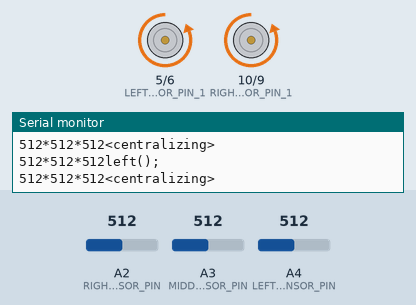
A sketch run on a simulated Arduino Uno, built with avr-gcc and run on an emulated ATmega328P. Shown: motor-driver pin pairs drawn as motors (green arrow = first pin HIGH = forward, orange = second pin HIGH = backward, longer = more drive), the last lines printed to the serial monitor. Inputs (shaded band) come from the test bench; at power-on: A4 (LEFT_SENSOR_PIN) = 512, A2 (RIGHT_SENSOR_PIN) = 512, A3 (MIDDLE_SENSOR_PIN) = 512.

Above: at 1.2 s.
1.3 s: A4 (LEFT_SENSOR_PIN) set to 417
2.8 s: A4 (LEFT_SENSOR_PIN) set to 393
At 3.9 s:
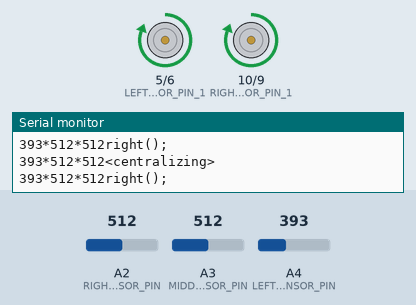
4.9 s: A2 (RIGHT_SENSOR_PIN) set to 410
7.9 s: A2 (RIGHT_SENSOR_PIN) set to 389
At 8.2 s:
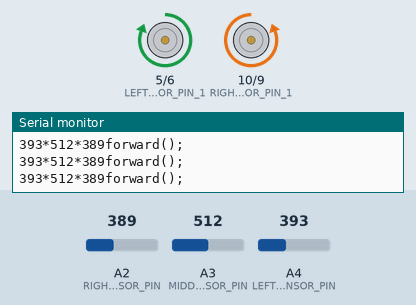
9.4 s: A3 (MIDDLE_SENSOR_PIN) set to 105
10.9 s: A3 (MIDDLE_SENSOR_PIN) set to 90
Timing chart, 0 to 13.9 s (numbered marks = the images above; inputs shaded):
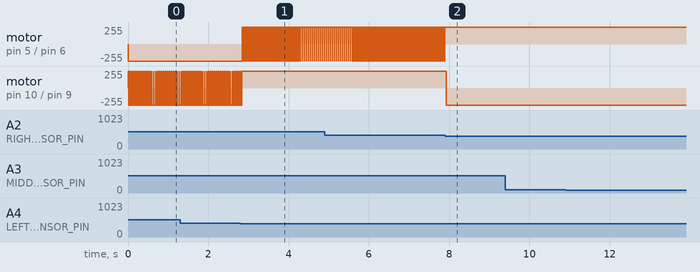

Measured:
- the behaviour switches between 401 and 400 on A4 (LEFT_SENSOR_PIN) (found by bisection; images 0 and 1)
- the behaviour switches between 401 and 400 on A2 (RIGHT_SENSOR_PIN) (found by bisection; images 1 and 2)
- after the input at 2.8 s, motor on pin 5 (LEFT_MOTOR_PIN_1) / pin 6 (LEFT_MOTOR_PIN_2): alternates forward 255/255 for 0.04 s and backward 255/255 for 0.01 s, starting after 0.05 s; motor on pin 10 (RIGHT_MOTOR_PIN_1) / pin 9 (RIGHT_MOTOR_PIN_2): goes on until 2.8 s, then stays forward 255/255
- after the input at 7.9 s, motor on pin 5 (LEFT_MOTOR_PIN_1) / pin 6 (LEFT_MOTOR_PIN_2): stops changing and stays forward 255/255; motor on pin 10 (RIGHT_MOTOR_PIN_1) / pin 9 (RIGHT_MOTOR_PIN_2): forward 255/255 → backward 255/255 at once
- by itself, motor on pin 10 (RIGHT_MOTOR_PIN_1) / pin 9 (RIGHT_MOTOR_PIN_2): alternates forward 255/255 for 0.01 s and backward 255/255 for 0.04 s

The sketch:

RobotLineFollowerV3.ino
```cpp
//PINS
#define SPEED 120

//L293D
//Motor A
#define LEFT_MOTOR_PIN_1 5
#define LEFT_MOTOR_PIN_2 6
//Motor B
#define RIGHT_MOTOR_PIN_1 10
#define RIGHT_MOTOR_PIN_2 9

#define LEFT_SENSOR_PIN A4
#define MIDDLE_SENSOR_PIN A3
#define RIGHT_SENSOR_PIN A2


#define SENSOR_THRESHOLD 400

bool centralizing = false;

void setup()
{
  pinMode(LEFT_MOTOR_PIN_1,OUTPUT);
  pinMode(RIGHT_MOTOR_PIN_1,OUTPUT);
  pinMode(LEFT_MOTOR_PIN_2,OUTPUT);
  pinMode(RIGHT_MOTOR_PIN_2,OUTPUT);

  pinMode(LEFT_SENSOR_PIN,INPUT);
  pinMode(RIGHT_SENSOR_PIN,INPUT);

  Serial.begin(9600);
}

void loop()
{
    short IR1, IR2, IR3;

    IR1 = analogRead(LEFT_SENSOR_PIN);
    IR2 = analogRead(MIDDLE_SENSOR_PIN);
    IR3 = analogRead(RIGHT_SENSOR_PIN);

    Serial.print(IR1);
    Serial.print("*");
    Serial.print(IR2);
    Serial.print("*");
    Serial.print(IR3);

    if (IR1 > SENSOR_THRESHOLD) IR1 = 1; else IR1 = 0;
    if (IR2 > SENSOR_THRESHOLD) IR2 = 1; else IR2 = 0;
    if (IR3 > SENSOR_THRESHOLD) IR3 = 1; else IR3 = 0;

    if (centralizing) {
      if (IR2 == 1) {
          centralizing = false;
       }
       Serial.print("<centralizing>");
    } else {
        if (IR1 == 1 ) {
           Serial.print("left();");
           BACK();
           delay(10);
           LEFT();
        } else if (IR3 == 1) {
           Serial.print("right();");
           BACK();
           delay(10);
           RIGHT();
        } else {
           Serial.print("forward();");
           FORWARD();
        }
    }

    Serial.println("");

}

void FORWARD() {
    digitalWrite(LEFT_MOTOR_PIN_1, HIGH);
    digitalWrite(LEFT_MOTOR_PIN_2, LOW);
    digitalWrite(RIGHT_MOTOR_PIN_1, LOW);
    digitalWrite(RIGHT_MOTOR_PIN_2, HIGH);
}


void BACK() {
    digitalWrite(LEFT_MOTOR_PIN_1, LOW);
    digitalWrite(LEFT_MOTOR_PIN_2, HIGH);
    digitalWrite(RIGHT_MOTOR_PIN_1, HIGH);
    digitalWrite(RIGHT_MOTOR_PIN_2, LOW);
}


void RIGHT (void)
{
    digitalWrite(LEFT_MOTOR_PIN_1, HIGH);
    digitalWrite(LEFT_MOTOR_PIN_2, LOW);
    digitalWrite(RIGHT_MOTOR_PIN_1, HIGH);
    digitalWrite(RIGHT_MOTOR_PIN_2, LOW);

    centralizing = true;

}

void LEFT (void)
{
    digitalWrite(LEFT_MOTOR_PIN_1, LOW);
    digitalWrite(LEFT_MOTOR_PIN_2, HIGH);
    digitalWrite(RIGHT_MOTOR_PIN_1, LOW);
    digitalWrite(RIGHT_MOTOR_PIN_2, HIGH);

    centralizing = true;

}

void STOP (void)
{
    digitalWrite(LEFT_MOTOR_PIN_1, LOW);
    digitalWrite(LEFT_MOTOR_PIN_2, LOW);
    digitalWrite(RIGHT_MOTOR_PIN_1, LOW);
    digitalWrite(RIGHT_MOTOR_PIN_2, LOW);
}

void BREAK (void)
{
    digitalWrite(LEFT_MOTOR_PIN_1, HIGH);
    digitalWrite(LEFT_MOTOR_PIN_2, HIGH);
    digitalWrite(RIGHT_MOTOR_PIN_1, HIGH);
    digitalWrite(RIGHT_MOTOR_PIN_2, HIGH);
}
```
